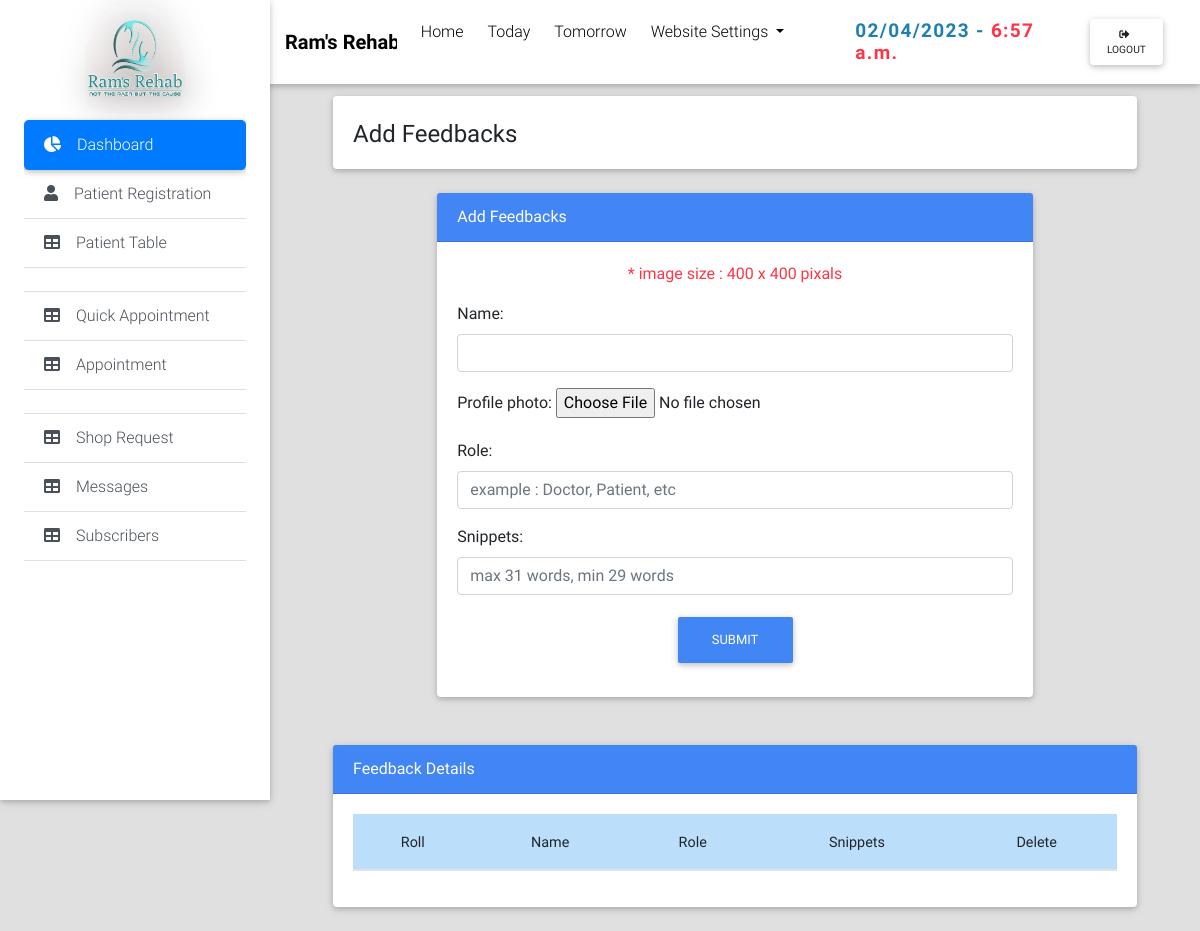
Before: /administration/add_feedback/ (signed in) with the older database file.
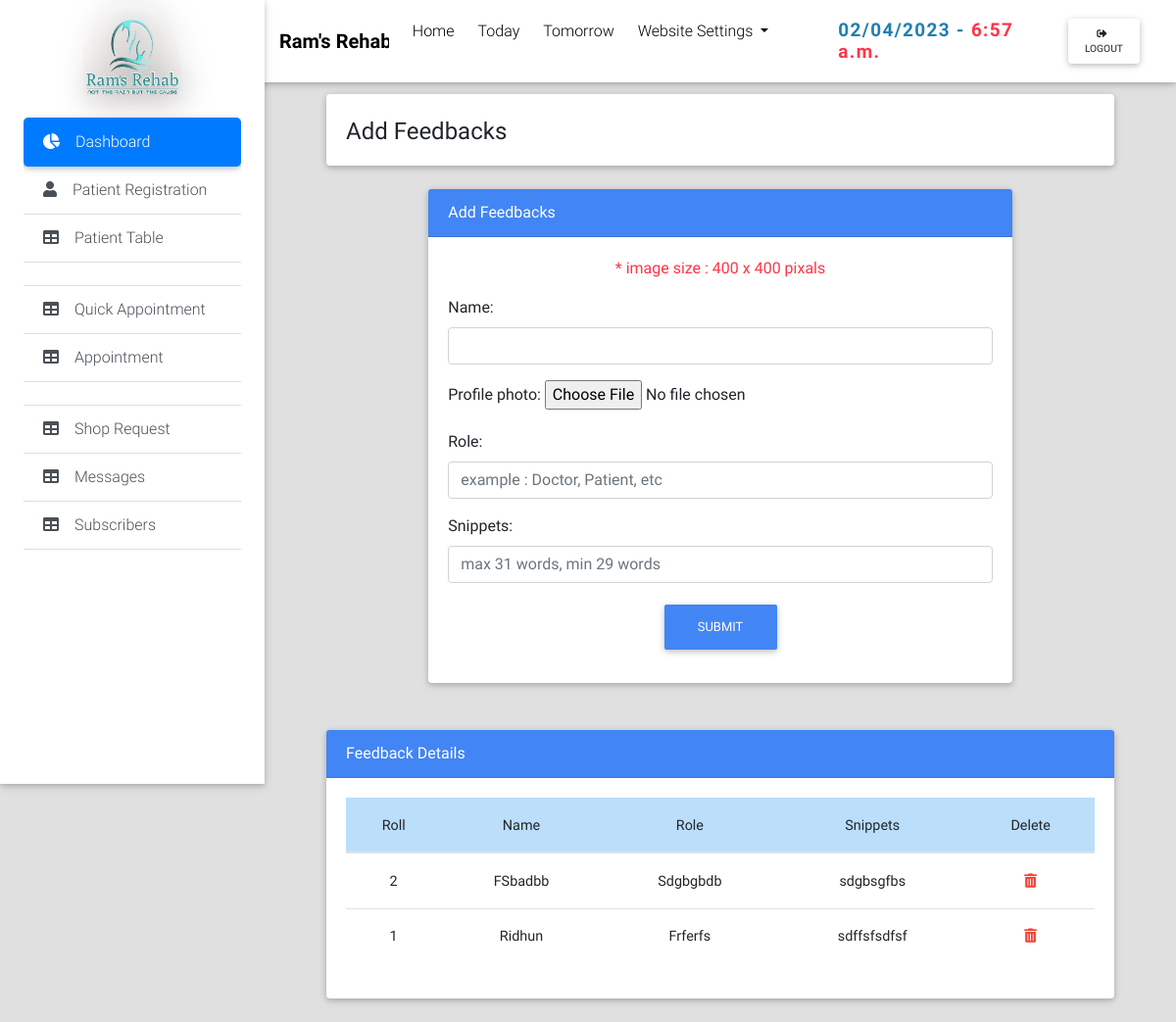
After: the same page with the newer database file.
### AdministrationApp/models.py (models this page shows, shortened)
class Feedback(models.Model):
    name = models.CharField(max_length=400, null=True, blank=True)
    profile_photo = models.ImageField(blank=True, null=True, upload_to="feedback/")
    Role = models.CharField(max_length=400, null=True, blank=True)
    snippets = models.CharField(max_length=400, null=True, blank=True)

### AdministrationApp/views.py (the view)
# urls.py: path('add_feedback/', AddFeedbackView.as_view(), name="add_feedback"),
class AddFeedbackView(CreateView):
    model = models.Feedback
    form_class = FeedbackForm
    template_name = 'administration/forms/add_feedback.html'
    success_url = reverse_lazy('add_feedback')
    def get_context_data(self, *args, **kwargs):
        data = models.Feedback.objects.all().order_by('-id')
        context = super(AddFeedbackView, self).get_context_data(*args, **kwargs)
        context["data"] = data
        context["today_date"] = datetime.today().date()
        context["current_time"] = datetime.now().time()
        return context

### AdministrationApp/forms.py
class FeedbackForm(forms.ModelForm):
   class Meta:
      model = Feedback
      fields = ('name', 'profile_photo','Role','snippets')
      widgets = {
         'name': forms.TextInput(attrs={'class':'form-control','placeholder':''}),
         'Role': forms.TextInput(attrs={'class':'form-control','placeholder':'example : Doctor, Patient, etc'}),
         'snippets': forms.TextInput(attrs={'class':'form-control','placeholder':'max 31 words, min 29 words'}),
      }

### AdministrationApp/templates/administration/forms/add_feedback.html (shortened to what this page needs)
{% extends 'administration/admin_base.html' %}
{% load static %}
{% block content %}
<main class="pt-5 mx-lg-5">
   <div class="container-fluid mt-5">
      {% if user.is_staff %}
      <div class="card mb-4 wow fadeIn">
         <div class="card-body d-sm-flex justify-content-between">
            <h4 class="mb-2 mb-sm-0 pt-1">
               <span>Add Feedbacks</span>
            </h4>
         </div>
      </div>
      <form action="" method="POST" enctype="multipart/form-data">
         <div class="row wow fadeIn">
            <div class="col-md-9 mx-auto">
               <div class="card mb-4">
                  <div class="card-header text-white bg-primary">Add Feedbacks</div>
                  <div class="card-body">
                     <p class="text-danger text-center"> * image size : 400 x 400 pixals</p>
                     <div class="list-group list-group-flush">
                        <div id="regform" class="form-outline">
                           {{ form.as_p }}
                        </div>
                     </div>
                     <div class="col-md-10 d-flex  justify-content-center mx-auto" >
                        <div class=" mb-2">
                           <button type="submit" class="btn btn-primary">Submit</button>
                        </div>
                     </div>
                  </div>
               </div>
            </div>
         </div>
      </form>
   {% endif %}
   </div>
   {% if user.is_superuser %}
   <div class="col-md-12 mb-4 mt-4">
      <div class="card">
         <div class="card-header bg-primary text-white d-flex justify-content-between">
            <span>Feedback Details</span>
         </div>
         <div class="card-body">
            <table class="table table-hover" >
               <thead class="blue lighten-4 text-center">
                  <tr>
                     <th>Roll</th>
                     <th>Name</th>
                     <th>Role</th>
                     <th>Snippets</th>
                     <th>Delete</th>
                  </tr>
               </thead>
               <tbody class="text-center" >
                  {% for item in data %}
                  <tr>
                     <th>{{ forloop.revcounter }}</th>
                     <th >{{ item.name |capfirst }}</th>
                     <th >{{ item.Role |capfirst }}</th>
                     <th >{{ item.snippets }}</th>
                     <td>
                        <a class="red-text" href="{% url 'delete_feedback' item.id %}"><strong><i class="fas fa-trash-alt"></i></strong></a>
                     </td>
                  </tr>
                  {% endfor %}
               </tbody>
            </table>
         </div>
      </div>
   </div>
   {% endif %}
</main>
{% endblock %}

Changed rows visible on the page:
added Feedback: name "FSbadbb", Role "Sdgbgbdb", snippets "sdgbsgfbs"
added Feedback: name "Ridhun", Role "Frferfs", snippets "sdffsfsdfsf"
